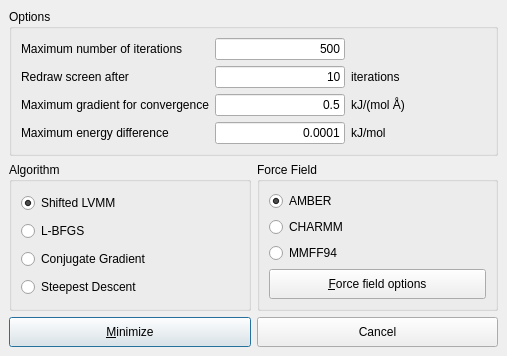
<ui version="4.0" >
 <class>MinimizationDialogData</class>
 <widget class="QDialog" name="MinimizationDialogData" >
  <property name="geometry" >
   <rect>
    <x>0</x>
    <y>0</y>
    <width>507</width>
    <height>354</height>
   </rect>
  </property>
  <property name="sizePolicy" >
   <sizepolicy>
    <hsizetype>0</hsizetype>
    <vsizetype>0</vsizetype>
    <horstretch>0</horstretch>
    <verstretch>0</verstretch>
   </sizepolicy>
  </property>
  <property name="minimumSize" >
   <size>
    <width>0</width>
    <height>0</height>
   </size>
  </property>
  <property name="maximumSize" >
   <size>
    <width>900</width>
    <height>9090</height>
   </size>
  </property>
  <property name="windowTitle" >
   <string>Energy Minimization</string>
  </property>
  <layout class="QGridLayout" >
   <property name="margin" >
    <number>9</number>
   </property>
   <property name="spacing" >
    <number>6</number>
   </property>
   <item row="1" column="0" >
    <widget class="QGroupBox" name="minimization_group" >
     <property name="title" >
      <string>Algorithm</string>
     </property>
     <layout class="QGridLayout" >
      <property name="margin" >
       <number>9</number>
      </property>
      <property name="spacing" >
       <number>6</number>
      </property>
      <item row="3" column="0" >
       <widget class="QRadioButton" name="steepest_button" >
        <property name="text" >
         <string>Steepest Descent</string>
        </property>
       </widget>
      </item>
      <item row="2" column="0" >
       <widget class="QRadioButton" name="conjugate_button" >
        <property name="text" >
         <string>Conjugate Gradient</string>
        </property>
       </widget>
      </item>
      <item row="1" column="0" >
       <widget class="QRadioButton" name="SLBFGS_button" >
        <property name="text" >
         <string>L-BFGS</string>
        </property>
       </widget>
      </item>
      <item row="0" column="0" >
       <widget class="QRadioButton" name="SLVMM_button" >
        <property name="text" >
         <string>Shifted LVMM</string>
        </property>
        <property name="checked" >
         <bool>true</bool>
        </property>
       </widget>
      </item>
     </layout>
    </widget>
   </item>
   <item row="2" column="1" >
    <widget class="QPushButton" name="cancel_button" >
     <property name="minimumSize" >
      <size>
       <width>0</width>
       <height>30</height>
      </size>
     </property>
     <property name="maximumSize" >
      <size>
       <width>32767</width>
       <height>30</height>
      </size>
     </property>
     <property name="focusPolicy" >
      <enum>Qt::TabFocus</enum>
     </property>
     <property name="toolTip" >
      <string>Close window without energy minimization</string>
     </property>
     <property name="text" >
      <string>Cancel</string>
     </property>
     <property name="shortcut" >
      <string/>
     </property>
     <property name="autoDefault" >
      <bool>true</bool>
     </property>
    </widget>
   </item>
   <item row="2" column="0" >
    <widget class="QPushButton" name="start_button" >
     <property name="minimumSize" >
      <size>
       <width>0</width>
       <height>30</height>
      </size>
     </property>
     <property name="maximumSize" >
      <size>
       <width>32767</width>
       <height>30</height>
      </size>
     </property>
     <property name="focusPolicy" >
      <enum>Qt::TabFocus</enum>
     </property>
     <property name="toolTip" >
      <string>Start minimization</string>
     </property>
     <property name="text" >
      <string>&amp;Minimize</string>
     </property>
     <property name="shortcut" >
      <string>Alt+M</string>
     </property>
     <property name="autoDefault" >
      <bool>true</bool>
     </property>
     <property name="default" >
      <bool>true</bool>
     </property>
    </widget>
   </item>
   <item row="1" column="1" >
    <widget class="QGroupBox" name="groupBox_2" >
     <property name="title" >
      <string>Force Field</string>
     </property>
     <layout class="QVBoxLayout" >
      <property name="margin" >
       <number>9</number>
      </property>
      <property name="spacing" >
       <number>6</number>
      </property>
      <item>
       <widget class="QRadioButton" name="useAmberRadioButton" >
        <property name="minimumSize" >
         <size>
          <width>0</width>
          <height>20</height>
         </size>
        </property>
        <property name="text" >
         <string>AMBER</string>
        </property>
        <property name="shortcut" >
         <string/>
        </property>
        <property name="checked" >
         <bool>true</bool>
        </property>
       </widget>
      </item>
      <item>
       <widget class="QRadioButton" name="useCharmmRadioButton" >
        <property name="minimumSize" >
         <size>
          <width>0</width>
          <height>20</height>
         </size>
        </property>
        <property name="text" >
         <string>CHARMM</string>
        </property>
        <property name="shortcut" >
         <string/>
        </property>
       </widget>
      </item>
      <item>
       <widget class="QRadioButton" name="useMMFF94RadioButton" >
        <property name="minimumSize" >
         <size>
          <width>0</width>
          <height>20</height>
         </size>
        </property>
        <property name="text" >
         <string>MMFF94</string>
        </property>
        <property name="shortcut" >
         <string/>
        </property>
       </widget>
      </item>
      <item>
       <widget class="QPushButton" name="advanced_button" >
        <property name="minimumSize" >
         <size>
          <width>170</width>
          <height>30</height>
         </size>
        </property>
        <property name="toolTip" >
         <string>Edit force field options</string>
        </property>
        <property name="text" >
         <string>&amp;Force field options</string>
        </property>
        <property name="shortcut" >
         <string>Alt+F</string>
        </property>
       </widget>
      </item>
     </layout>
    </widget>
   </item>
   <item row="0" column="0" colspan="2" >
    <widget class="QGroupBox" name="groupBox" >
     <property name="title" >
      <string>Options</string>
     </property>
     <layout class="QGridLayout" >
      <property name="margin" >
       <number>9</number>
      </property>
      <property name="spacing" >
       <number>6</number>
      </property>
      <item row="2" column="2" >
       <widget class="QLabel" name="Label_7" >
        <property name="focusPolicy" >
         <enum>Qt::NoFocus</enum>
        </property>
        <property name="lineWidth" >
         <number>1</number>
        </property>
        <property name="text" >
         <string>kJ/(mol Å)</string>
        </property>
        <property name="textFormat" >
         <enum>Qt::AutoText</enum>
        </property>
        <property name="alignment" >
         <set>Qt::AlignLeading|Qt::AlignLeft|Qt::AlignVCenter</set>
        </property>
       </widget>
      </item>
      <item row="1" column="2" >
       <widget class="QLabel" name="Label_11" >
        <property name="focusPolicy" >
         <enum>Qt::NoFocus</enum>
        </property>
        <property name="lineWidth" >
         <number>1</number>
        </property>
        <property name="text" >
         <string>iterations</string>
        </property>
        <property name="textFormat" >
         <enum>Qt::AutoText</enum>
        </property>
        <property name="alignment" >
         <set>Qt::AlignLeading|Qt::AlignLeft|Qt::AlignVCenter</set>
        </property>
       </widget>
      </item>
      <item row="2" column="0" >
       <widget class="QLabel" name="Label_6" >
        <property name="focusPolicy" >
         <enum>Qt::NoFocus</enum>
        </property>
        <property name="lineWidth" >
         <number>1</number>
        </property>
        <property name="text" >
         <string>Maximum gradient for convergence</string>
        </property>
        <property name="textFormat" >
         <enum>Qt::AutoText</enum>
        </property>
        <property name="alignment" >
         <set>Qt::AlignLeading|Qt::AlignLeft|Qt::AlignVCenter</set>
        </property>
       </widget>
      </item>
      <item row="0" column="0" >
       <widget class="QLabel" name="Label_4" >
        <property name="focusPolicy" >
         <enum>Qt::NoFocus</enum>
        </property>
        <property name="lineWidth" >
         <number>1</number>
        </property>
        <property name="text" >
         <string>Maximum number of iterations</string>
        </property>
        <property name="textFormat" >
         <enum>Qt::AutoText</enum>
        </property>
        <property name="alignment" >
         <set>Qt::AlignLeading|Qt::AlignLeft|Qt::AlignVCenter</set>
        </property>
       </widget>
      </item>
      <item row="3" column="2" >
       <widget class="QLabel" name="Label_13" >
        <property name="focusPolicy" >
         <enum>Qt::NoFocus</enum>
        </property>
        <property name="lineWidth" >
         <number>1</number>
        </property>
        <property name="text" >
         <string>kJ/mol</string>
        </property>
        <property name="textFormat" >
         <enum>Qt::AutoText</enum>
        </property>
        <property name="alignment" >
         <set>Qt::AlignLeading|Qt::AlignLeft|Qt::AlignVCenter</set>
        </property>
       </widget>
      </item>
      <item row="1" column="1" >
       <widget class="QLineEdit" name="refresh_iterations_lineedit" >
        <property name="sizePolicy" >
         <sizepolicy>
          <hsizetype>1</hsizetype>
          <vsizetype>1</vsizetype>
          <horstretch>0</horstretch>
          <verstretch>0</verstretch>
         </sizepolicy>
        </property>
        <property name="minimumSize" >
         <size>
          <width>130</width>
          <height>0</height>
         </size>
        </property>
        <property name="maximumSize" >
         <size>
          <width>130</width>
          <height>32767</height>
         </size>
        </property>
        <property name="focusPolicy" >
         <enum>Qt::StrongFocus</enum>
        </property>
        <property name="toolTip" >
         <string>Number of iterations made for energy minimization</string>
        </property>
        <property name="text" >
         <string>10</string>
        </property>
        <property name="maxLength" >
         <number>7</number>
        </property>
        <property name="frame" >
         <bool>true</bool>
        </property>
        <property name="echoMode" >
         <enum>QLineEdit::Normal</enum>
        </property>
        <property name="alignment" >
         <set>Qt::AlignRight</set>
        </property>
       </widget>
      </item>
      <item row="3" column="1" >
       <widget class="QLineEdit" name="energy_difference_lineedit" >
        <property name="sizePolicy" >
         <sizepolicy>
          <hsizetype>7</hsizetype>
          <vsizetype>1</vsizetype>
          <horstretch>0</horstretch>
          <verstretch>0</verstretch>
         </sizepolicy>
        </property>
        <property name="minimumSize" >
         <size>
          <width>130</width>
          <height>0</height>
         </size>
        </property>
        <property name="maximumSize" >
         <size>
          <width>130</width>
          <height>32767</height>
         </size>
        </property>
        <property name="focusPolicy" >
         <enum>Qt::StrongFocus</enum>
        </property>
        <property name="text" >
         <string>0.0001</string>
        </property>
        <property name="maxLength" >
         <number>32767</number>
        </property>
        <property name="frame" >
         <bool>true</bool>
        </property>
        <property name="echoMode" >
         <enum>QLineEdit::Normal</enum>
        </property>
        <property name="alignment" >
         <set>Qt::AlignRight</set>
        </property>
       </widget>
      </item>
      <item row="2" column="1" >
       <widget class="QLineEdit" name="max_grad_lineedit" >
        <property name="sizePolicy" >
         <sizepolicy>
          <hsizetype>1</hsizetype>
          <vsizetype>1</vsizetype>
          <horstretch>0</horstretch>
          <verstretch>0</verstretch>
         </sizepolicy>
        </property>
        <property name="minimumSize" >
         <size>
          <width>130</width>
          <height>0</height>
         </size>
        </property>
        <property name="maximumSize" >
         <size>
          <width>130</width>
          <height>32767</height>
         </size>
        </property>
        <property name="focusPolicy" >
         <enum>Qt::StrongFocus</enum>
        </property>
        <property name="text" >
         <string>0.5</string>
        </property>
        <property name="maxLength" >
         <number>12</number>
        </property>
        <property name="frame" >
         <bool>true</bool>
        </property>
        <property name="echoMode" >
         <enum>QLineEdit::Normal</enum>
        </property>
        <property name="alignment" >
         <set>Qt::AlignRight</set>
        </property>
       </widget>
      </item>
      <item row="3" column="0" >
       <widget class="QLabel" name="Label_12" >
        <property name="focusPolicy" >
         <enum>Qt::NoFocus</enum>
        </property>
        <property name="lineWidth" >
         <number>1</number>
        </property>
        <property name="text" >
         <string>Maximum energy difference</string>
        </property>
        <property name="textFormat" >
         <enum>Qt::AutoText</enum>
        </property>
        <property name="alignment" >
         <set>Qt::AlignLeading|Qt::AlignLeft|Qt::AlignVCenter</set>
        </property>
       </widget>
      </item>
      <item row="0" column="1" >
       <widget class="QLineEdit" name="max_iterations_lineedit" >
        <property name="sizePolicy" >
         <sizepolicy>
          <hsizetype>1</hsizetype>
          <vsizetype>1</vsizetype>
          <horstretch>0</horstretch>
          <verstretch>0</verstretch>
         </sizepolicy>
        </property>
        <property name="minimumSize" >
         <size>
          <width>130</width>
          <height>0</height>
         </size>
        </property>
        <property name="focusPolicy" >
         <enum>Qt::StrongFocus</enum>
        </property>
        <property name="text" >
         <string>500</string>
        </property>
        <property name="maxLength" >
         <number>7</number>
        </property>
        <property name="frame" >
         <bool>true</bool>
        </property>
        <property name="echoMode" >
         <enum>QLineEdit::Normal</enum>
        </property>
        <property name="alignment" >
         <set>Qt::AlignRight</set>
        </property>
       </widget>
      </item>
      <item row="1" column="0" >
       <widget class="QLabel" name="Label_5" >
        <property name="focusPolicy" >
         <enum>Qt::NoFocus</enum>
        </property>
        <property name="lineWidth" >
         <number>1</number>
        </property>
        <property name="text" >
         <string>Redraw screen after</string>
        </property>
        <property name="textFormat" >
         <enum>Qt::AutoText</enum>
        </property>
        <property name="alignment" >
         <set>Qt::AlignLeading|Qt::AlignLeft|Qt::AlignVCenter</set>
        </property>
       </widget>
      </item>
     </layout>
    </widget>
   </item>
  </layout>
 </widget>
 <layoutdefault spacing="6" margin="11" />
 <tabstops>
  <tabstop>max_iterations_lineedit</tabstop>
  <tabstop>refresh_iterations_lineedit</tabstop>
  <tabstop>max_grad_lineedit</tabstop>
  <tabstop>energy_difference_lineedit</tabstop>
  <tabstop>useAmberRadioButton</tabstop>
  <tabstop>useCharmmRadioButton</tabstop>
  <tabstop>advanced_button</tabstop>
  <tabstop>useMMFF94RadioButton</tabstop>
  <tabstop>start_button</tabstop>
  <tabstop>cancel_button</tabstop>
 </tabstops>
 <includes>
  <include location="global" >BALL_core/COMMON/global.h</include>
 </includes>
 <resources/>
 <connections/>
</ui>
